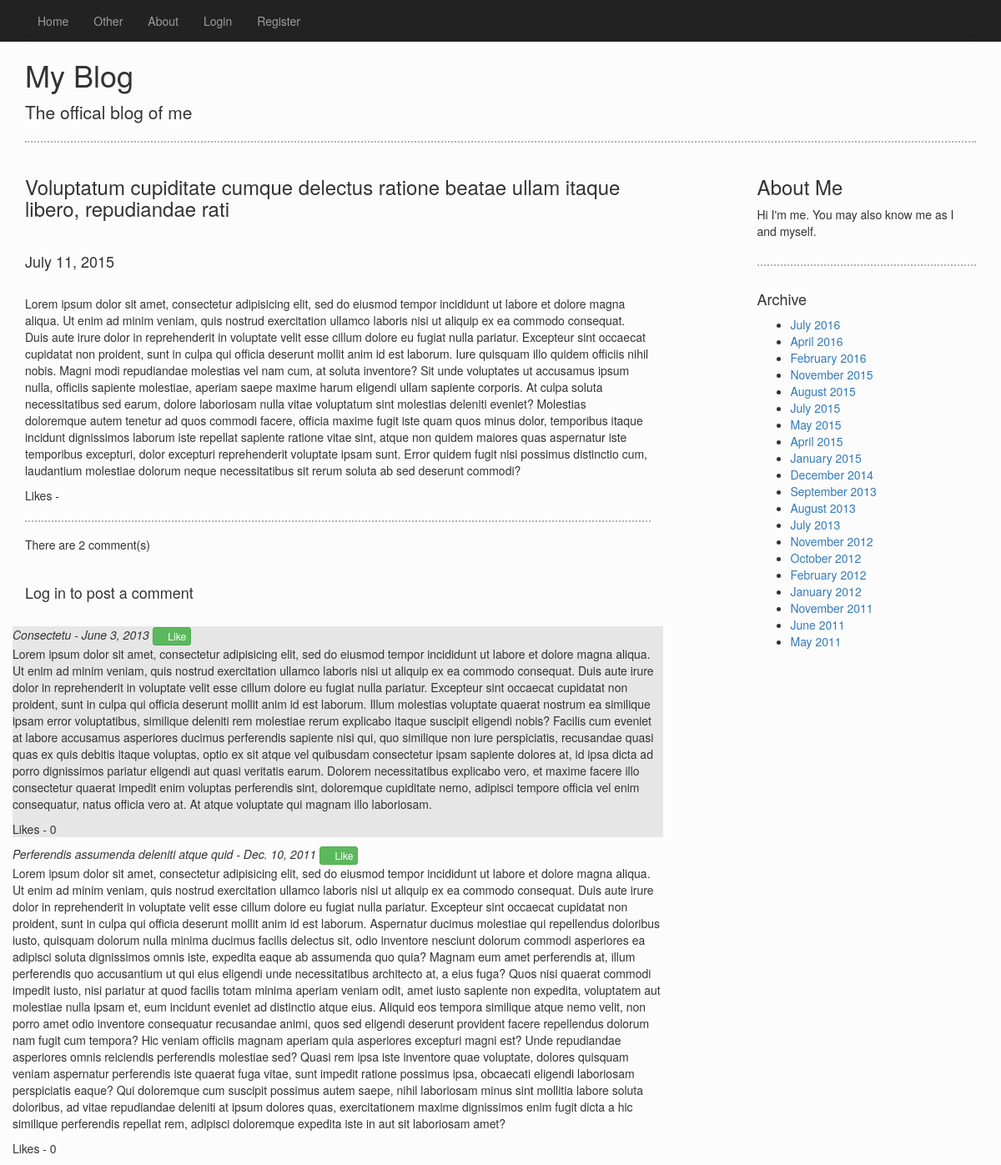
/blog/post/voluptatum-cupiditate-cumque-delectus-ratione-beatae-ullam-itaque-libero-repudiandae-rati/, run on an earlier commit of the app's database.
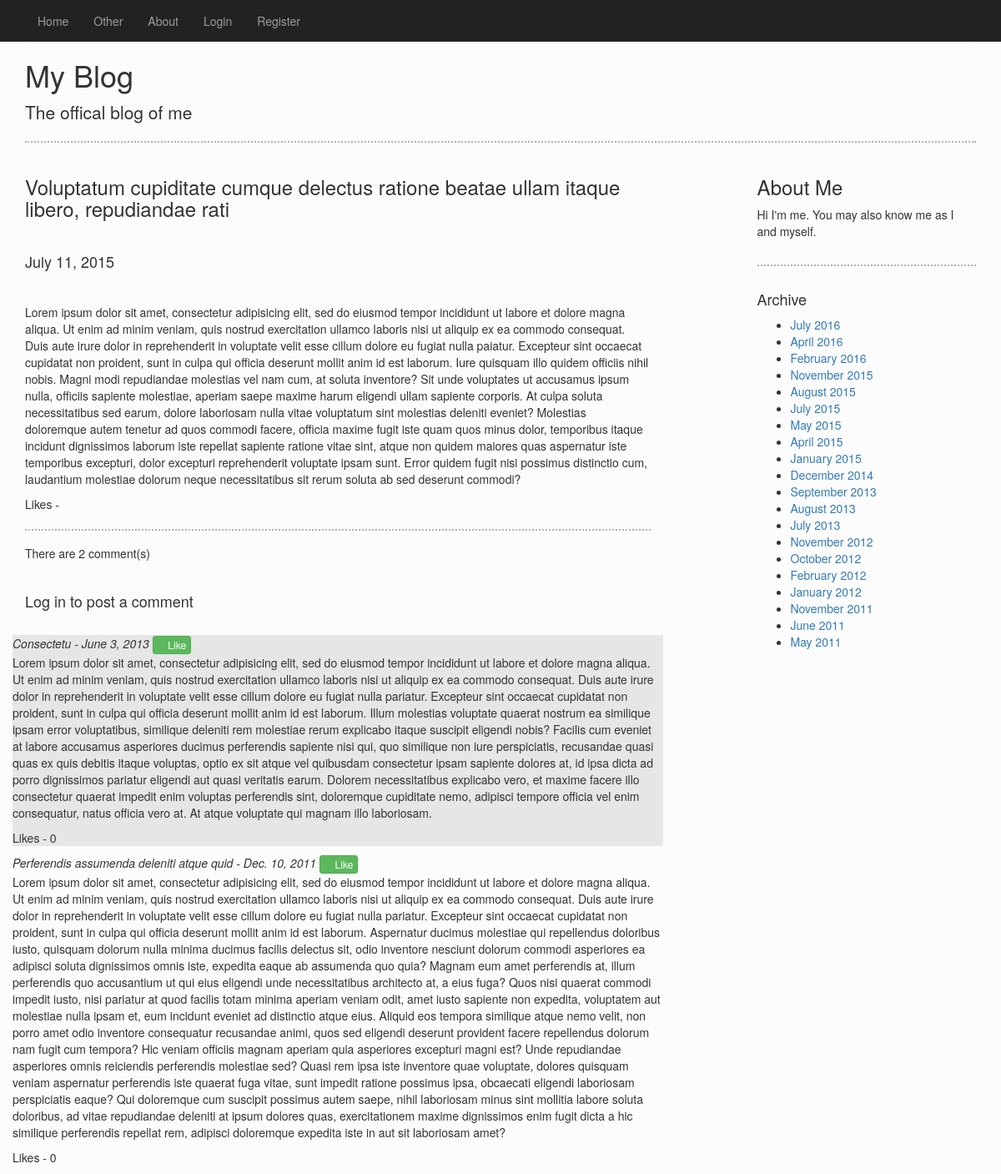
And on a later commit of the database.
### blog/models.py (models this page shows, shortened)
class BlogPost(models.Model):
    title = models.CharField(max_length=128)
    author = models.CharField(max_length=64)
    pubDate = models.DateField()
    slug = models.SlugField(max_length=128)
    body = models.TextField()
    summary = models.TextField()

class Comment(models.Model):
    parent = models.ForeignKey(BlogPost)
    author = models.CharField(max_length=64)
    pubDate = models.DateField()
    body = models.TextField()
    likes = models.IntegerField(default=0)

### blog/views.py (the view)
# urls.py: url(r'^post/(?P<blog_post_slug>[\w\-]+)/$', views.blog_post, name='post'),
def blog_post(request, blog_post_slug):
    context_dict = {}
    try:
        post = BlogPost.objects.get(slug=blog_post_slug)
        comments = Comment.objects.filter(parent=post)
        context_dict['post'] = post
        context_dict['comments'] = comments
        context_dict['num_comments'] = len(comments)
    except BlogPost.DoesNotExist:
        pass
    return render(request, 'blog/post.html', context_dict)

### blog/templatetags/blog_extras.py (called while the page is built)
@register.inclusion_tag('blog/comment_template.html')
def generate_comments(comment, user):
    if user >= 0:
        isLiked = UserLikes.objects.get_or_create(user=user, comment=comment)[0]
    if user >= 0 and isLiked.liked:
        btn_classes = "btn btn-success btn-xs likebtn liked"
    else:
        btn_classes = "btn btn-success btn-xs likebtn"
    context_dict = {"classes": btn_classes, "comment": comment}
    return context_dict

@register.inclusion_tag('blog/archive_template.html')
def print_dates():
    dates = []
    archives = []
    posts = BlogPost.objects.all().order_by('-pubDate')
    for post in posts:
        date = post.pubDate.strftime("%B %Y")
        if date not in dates:
            dates.append(date)
            archives.append((date, slugify(date)))
    context_dict = {'archives': archives}
    return context_dict

### blog/templates/blog/post.html (shortened to what this page needs)
{% extends "blog/base.html" %}
{% load staticfiles %}
{% load blog_extras %}
{% if post %}
    {% block body_block %}
        <h3>{{ post.title }}</h3>
        <br/>
        <h4>{{ post.pubDate }}</h4>
        <br/>
        <p>{{ post.body|safe }}</p>
        <p>Likes - {{ post.likes }}</p>
        <hr/>
        <h5>There are <span id="num">{{ num_comments }}</span> comment(s)</h5>
        <br/>
        {% if user.is_authenticated %}
            <h4>Post a comment</h4>
            <form id="comment_form" method="" action="">
            {% csrf_token %}
            <textarea id="comment_area" name="comment_area" rows="5" cols="100"></textarea>
                <br/>
                <input type="submit" name="submit" value="Submit"/>
            </form>
        {% else %}
            <h4>Log in to post a comment</h4>
        {% endif %}
        <br/>
        {% if comments %}
            <div class="row" id="comments">
            {% for c in comments %}
                {% if user.is_authenticated %}
                    {% generate_comments c user %}
                {% else %}
                    {% generate_comments c -1 %}
                {% endif %}
            {% endfor %}
            </div>
        {% endif %}
    {% endblock %}
{% else %}
    <h1><strong>No blog post found by that name</strong></h1>
{% endif %}

### blog/templates/blog/base.html (shortened to what this page needs)
<!DOCTYPE html>
{% load staticfiles %}
{% load blog_extras %}
<html>
<head>
    <link rel="stylesheet" href="{% static 'bootstrap/css/bootstrap.css' %}">
    <link rel="stylesheet" href="{% static 'css/base.css' %}">
    <link rel="stylesheet" href="//cdnjs.cloudflare.com/ajax/libs/highlight.js/8.8.0/styles/monokai_sublime.min.css">
</head>
<body>
    <div class="blog-masthead">
        <div class="container">
            <nav class="navbar navbar-inverse">
                <ul class="nav navbar-nav">
                    <li><a class="nav-item" href="{% url 'index' %}">Home</a></li>
                    <li><a class="nav-item" href="#">Other</a></li>
                    <li><a class="nav-item" href="#">About</a></li>
                    {% if not user.is_authenticated %}
                    <li><a class="nav-item" href="{% url 'login' %}">Login</a></li>
                    <li><a class="nav-item" href="{% url 'register' %}">Register</a></li>
                    {% else %}
                    <li><a class="nav-item" href="{% url 'logout' %}">Logout</a></li>
                    {% endif %}
                </ul>
            </nav>
        </div>
    </div>
    <div class="container">
        <div class="header">
            <h1>My Blog</h1>
            <p class="lead">
                The offical blog of me
            </p>
            <hr/>
        </div>
        <div class="row">
            <div class="col-sm-8">
                {% block body_block %}{% endblock %}
            </div>
            <div class="col-sm-3 col-sm-offset-1 sidebar">
                {% block sidebar %}
                    <div class="row">
                        <div class="col-sm-12">
                            <h3>About Me</h3>
                            <p>Hi I'm me. You may also know me as I and myself.</p>
                        </div>
                    </div>
                    <hr/>
                    <div class="row">
                        <div class = "col-sm-12">
                            <h4>Archive</h4>
                            <ul id="archivelist">
                                {% print_dates %}
                            </ul>
                        </div>
                    </div>
                {% endblock %}
            </div>
        </div>
    </div>
</body>
</html>

### blog/templates/blog/comment_template.html
<div class="comment">
    <em>{{ comment.author }} - {{ comment.pubDate }}</em>
    <button id="{{ comment.pk }}" role="button" class="{{ classes }}" type="button">
    <span class="glyphicon glyphicon-thumbs-up"></span>
    Like
    </button>
    <br/>
    <p>{{ comment.body }}</p>
    <p>Likes - <span id="{{ comment.pk }}_likes">{{ comment.likes }}</span></p>
</div>

### blog/templates/blog/archive_template.html
{% if archives %}
    {% for a in archives %}
        <li><a href="{% url 'archive' a.1 %}">{{ a.0 }}</a></li>
    {% endfor %}
{% else %}
    Looks like there haven't been any blog entries yet...
{% endif %}

### static/css/base.css (style rules this page uses)
.blog-masthead { background-color: #222; overflow: hidden; }
.blog-masthead > .container { height: 50px; }
.navbar-inverse { border-width: 0px; }
.comment:nth-child(odd) { background-color: #E6E6E6; }
body { background-color: #FCFCFC; }
hr { border-top: 2px dotted #B3B3B3; }

What changed in the data, as far as the page shows it:
changed BlogPost: body "…dolore eu fugiat nulla pariatur. Excepteur sint occaecat cupidatat…" → "…dolore eu fugiat nulla paiatur. Excepteur sint occaecat cupidatat…"
